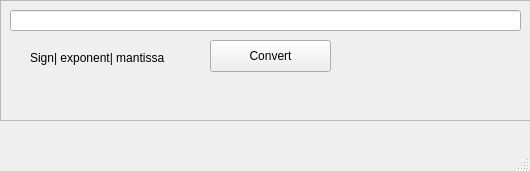
<?xml version="1.0" encoding="UTF-8"?>
<ui version="4.0">
 <class>MainWindow</class>
 <widget class="QMainWindow" name="MainWindow">
  <property name="geometry">
   <rect>
    <x>0</x>
    <y>0</y>
    <width>530</width>
    <height>171</height>
   </rect>
  </property>
  <property name="windowTitle">
   <string>MainWindow</string>
  </property>
  <widget class="QWidget" name="centralwidget">
   <widget class="QFrame" name="frame">
    <property name="geometry">
     <rect>
      <x>0</x>
      <y>0</y>
      <width>531</width>
      <height>121</height>
     </rect>
    </property>
    <property name="frameShape">
     <enum>QFrame::StyledPanel</enum>
    </property>
    <property name="frameShadow">
     <enum>QFrame::Raised</enum>
    </property>
    <widget class="QLabel" name="outputlabel">
     <property name="geometry">
      <rect>
       <x>10</x>
       <y>80</y>
       <width>511</width>
       <height>31</height>
      </rect>
     </property>
     <property name="text">
      <string/>
     </property>
    </widget>
    <widget class="QLineEdit" name="inputlineedit">
     <property name="geometry">
      <rect>
       <x>10</x>
       <y>10</y>
       <width>511</width>
       <height>21</height>
      </rect>
     </property>
    </widget>
    <widget class="QPushButton" name="convertbut">
     <property name="geometry">
      <rect>
       <x>210</x>
       <y>40</y>
       <width>121</width>
       <height>32</height>
      </rect>
     </property>
     <property name="text">
      <string>Convert</string>
     </property>
    </widget>
    <widget class="QLabel" name="label">
     <property name="geometry">
      <rect>
       <x>30</x>
       <y>50</y>
       <width>151</width>
       <height>16</height>
      </rect>
     </property>
     <property name="text">
      <string>Sign| exponent| mantissa</string>
     </property>
    </widget>
   </widget>
  </widget>
  <widget class="QMenuBar" name="menubar">
   <property name="geometry">
    <rect>
     <x>0</x>
     <y>0</y>
     <width>530</width>
     <height>24</height>
    </rect>
   </property>
  </widget>
  <widget class="QStatusBar" name="statusbar"/>
 </widget>
 <resources/>
 <connections/>
</ui>
